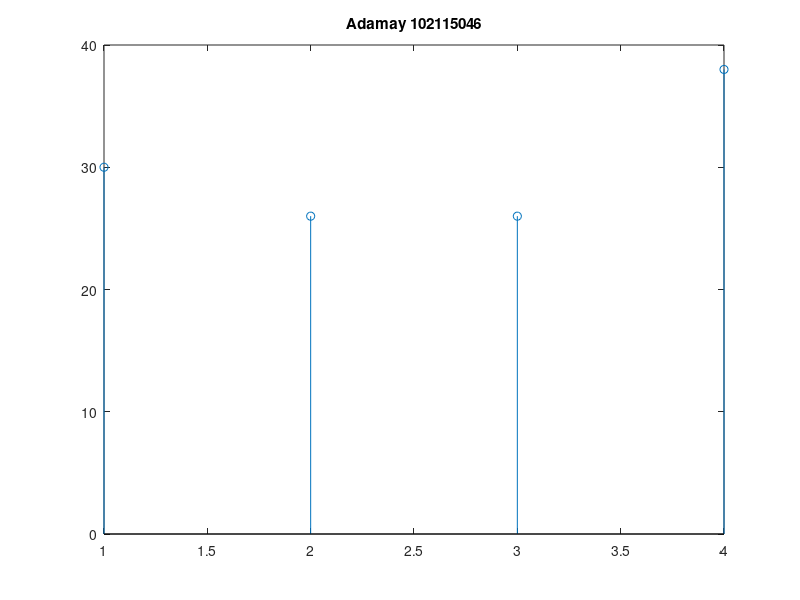

Source code (MATLAB):
clc
clear all;

x1=[1 2 3 4];
x2=[5 4 3];

n=length(x1);
m=length(x2);
N=max(n,m);
Y=cconv(x1,x2,N)
x1=[x1, zeros(1,N-n)];
x2=[x2, zeros(1,N-m)];

XF=fft(x1,N);
HF=fft(x2,N);
ansd=XF.*HF;
ifft(ansd)
stem(ifft(ansd))
title("Adamay 102115046")
